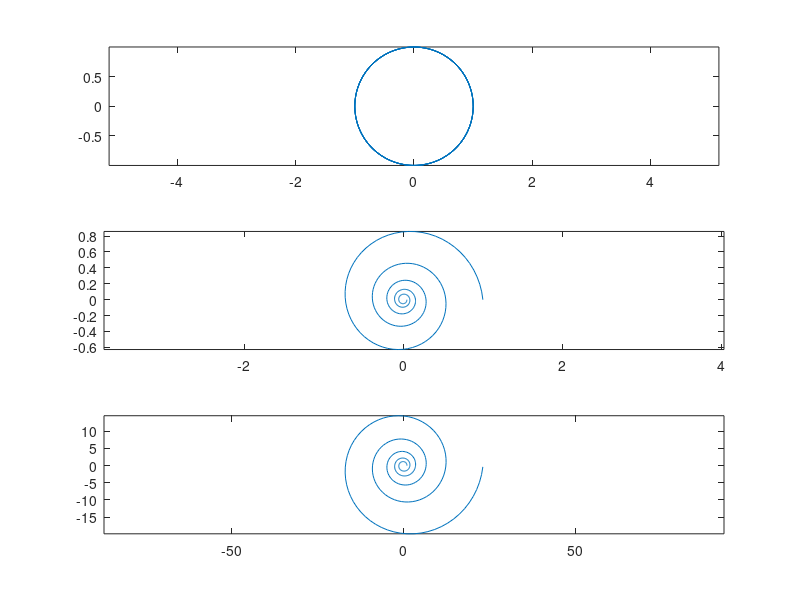

Reproduce this figure in MATLAB.
clear all;
t = [0:0.1:5*2*pi];
C = 1; #brīvi izvelēta konstante
w = 1; # omega



#-----{r = 0}-----
r = 0
a = r + j*w;
c = C * exp(a * t);
subplot(3,1,1)
plot(real(c), imag(c))
axis equal

#-----{r < 0}-----
r = -0.1;
a = r + j*w;
c = C * exp(a * t);

subplot(3,1,2)
plot(real(c), imag(c))
axis equal

#-----{r > 0}-----
r = 0.1;
a = r + j*w;
c = C * exp(a * t);

subplot(3,1,3)
plot(real(c), imag(c))
axis equal

print -dpng 'Kompleksi_skaitļi.png'
